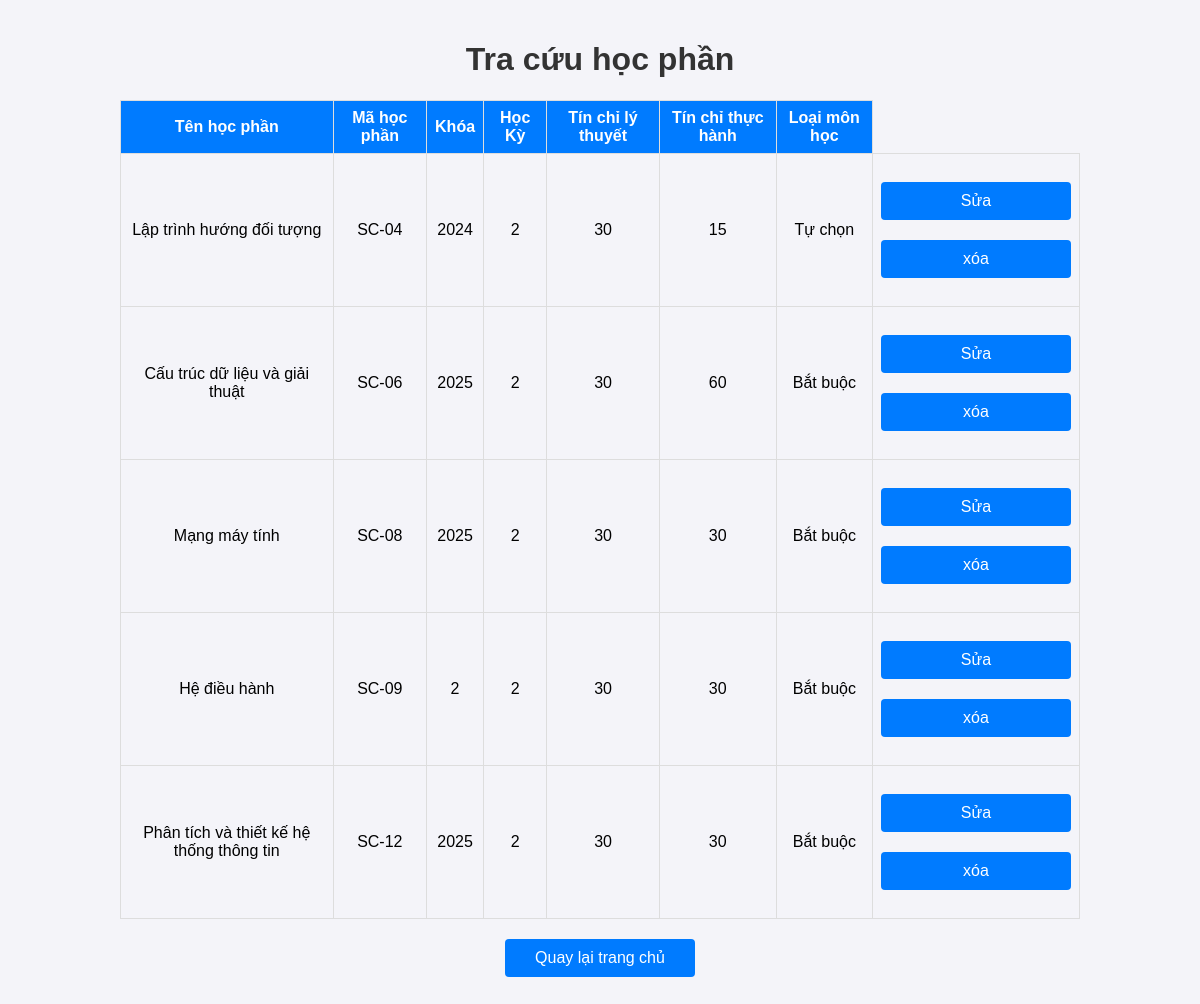
Page /search.php?semester=2 (signed in) on the committed database.
### tables this page shows
CREATE TABLE `sections` (
  `id` int(11) NOT NULL,
  `section_name` varchar(100) NOT NULL,
  `course_code` varchar(20) DEFAULT NULL,
  `course_name` varchar(100) DEFAULT NULL,
  `semester` int(11) DEFAULT NULL,
  `user_id` int(11) NOT NULL,
  `theoretical_credits` int(11) NOT NULL DEFAULT 0,
  `practical_credits` int(11) NOT NULL DEFAULT 0,
  `course_type` enum('Bắt buộc','Tự chọn') NOT NULL DEFAULT 'Bắt buộc'
);

### search.php (the view, shortened to what this page needs)
<?php
$conn = new mysqli("localhost", "root", "", "StudyFinder");
$query = isset($_GET['query']) ? $_GET['query'] : '';
$semester = isset($_GET['semester']) ? $_GET['semester'] : '';
$user_id = $_SESSION['user_id'];
$is_admin = ($_SESSION['role'] === 'admin');
if ($is_admin) {
    $sql = "SELECT * FROM sections WHERE section_name LIKE ?";
    $type_param = "s";
    $params = ["%$query%"];
} else {
    $sql = "SELECT * FROM sections WHERE user_id = ? AND section_name LIKE ?";
    $type_param = "is";
    $params = [$user_id, "%$query%"];
}
if (!empty($semester)) {
    $sql .= " AND semester = ?";
    $type_param .= "s";
    $params[] = $semester;
}
$stmt = $conn->prepare($sql);
$stmt->bind_param($type_param, ...$params);
$stmt->execute();
$result = $stmt->get_result();
?>
<!DOCTYPE html>
<html lang="en">
<head>
    <link rel="stylesheet" href="./css/search.css">
</head>
<body>
    <div class="container">
        <h1>Tra cứu học phần</h1>
        <table>
            <tr>
            <th>Tên học phần</th>
            <th>Mã học phần</th>
            <th>Khóa</th>
            <th>Học Kỳ</th>
            <th>Tín chỉ lý thuyết</th>
            <th>Tín chỉ thực hành</th>
            <th>Loại môn học</th>
            </tr>
            <?php if ($result->num_rows > 0): ?>
                <?php while ($row = $result->fetch_assoc()): ?>
                    <tr>
                    <td><?= htmlspecialchars($row['section_name']) ?></td>
                    <td><?= htmlspecialchars($row['course_code']) ?></td>
                    <td><?= htmlspecialchars($row['course_name']) ?></td>
                    <td><?= htmlspecialchars($row['semester']) ?></td>
                    <td><?= htmlspecialchars($row['theoretical_credits']) ?></td>
                    <td><?= htmlspecialchars($row['practical_credits']) ?></td>
                    <td><?= htmlspecialchars($row['course_type']) ?></td>
                    <?php if ($_SESSION['role'] === 'admin'): ?>
                    <td>
                        <a href="edit_section.php?id=<?= $row['id'] ?>" class="back-btn">Sửa</a>
                        <a href="delete_section.php?id=<?= $row['id'] ?>" class="back-btn">xóa</a>
                    </td>
                    <?php endif; ?>
                    </tr>
                <?php endwhile; ?>
            <?php else: ?>
                <tr>
                    <td colspan="5">Không tìm thấy học phần</td>
                </tr>
            <?php endif; ?>
        </table>
        <a href="index.php" class="back-btn">Quay lại trang chủ</a>
    </div>
</body>
</html>

### css/search.css (style rules this page uses)
body { font-family: Arial, sans-serif; background-color: #f4f4f9; margin: 0; padding: 0; }
.container { width: 80%; margin: auto; padding: 20px; }
h1 { text-align: center; color: #333; }
table { width: 100%; border-collapse: collapse; margin-top: 20px; }
th, td { border: 1px solid #ddd; padding: 8px; text-align: center; }
th { background-color: #007BFF; color: white; }
.back-btn { display: block; margin: 20px auto; padding: 10px 20px; background-color: #007BFF; color: white; text-align: center; text-decoration: none; border-radius: 4px; width: 150px; }

### rows in the picture
sections: section_name "Lập trình hướng đối tượng", course_code "SC-04", course_name "2024", semester "2", theoretical_credits "30", practical_credits "15", course_type "Tự chọn"
sections: section_name "Cấu trúc dữ liệu và giải thuật", course_code "SC-06", course_name "2025", semester "2", theoretical_credits "30", practical_credits "60", course_type "Bắt buộc"
sections: section_name "Mạng máy tính", course_code "SC-08", course_name "2025", semester "2", theoretical_credits "30", practical_credits "30", course_type "Bắt buộc"
sections: section_name "Hệ điều hành", course_code "SC-09", course_name "2", semester "2", theoretical_credits "30", practical_credits "30", course_type "Bắt buộc"
sections: section_name "Phân tích và thiết kế hệ thống thông tin", course_code "SC-12", course_name "2025", semester "2", theoretical_credits "30", practical_credits "30", course_type "Bắt buộc"
